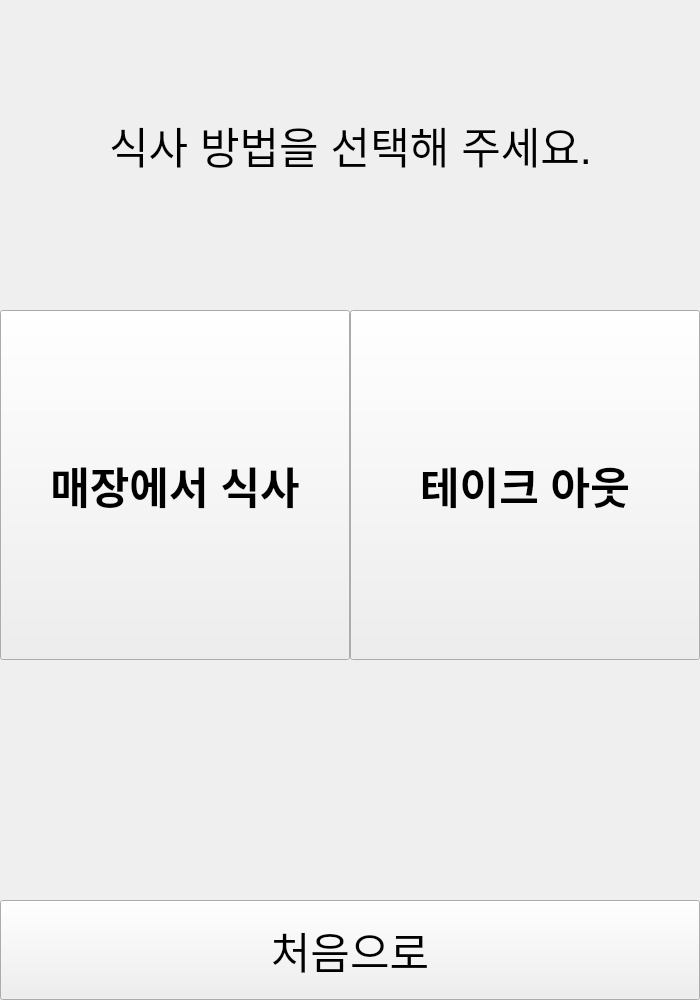
<?xml version="1.0" encoding="UTF-8"?>
<ui version="4.0">
 <class>IntroWindow</class>
 <widget class="QMainWindow" name="IntroWindow">
  <property name="geometry">
   <rect>
    <x>0</x>
    <y>0</y>
    <width>700</width>
    <height>1000</height>
   </rect>
  </property>
  <property name="minimumSize">
   <size>
    <width>700</width>
    <height>1000</height>
   </size>
  </property>
  <property name="maximumSize">
   <size>
    <width>700</width>
    <height>1000</height>
   </size>
  </property>
  <property name="windowTitle">
   <string>키오스크</string>
  </property>
  <widget class="QWidget" name="centralwidget">
   <widget class="QPushButton" name="eatHereButton">
    <property name="geometry">
     <rect>
      <x>0</x>
      <y>310</y>
      <width>350</width>
      <height>350</height>
     </rect>
    </property>
    <property name="font">
     <font>
      <pointsize>32</pointsize>
      <weight>75</weight>
      <bold>true</bold>
     </font>
    </property>
    <property name="text">
     <string>매장에서 식사</string>
    </property>
   </widget>
   <widget class="QPushButton" name="takeOutButton">
    <property name="geometry">
     <rect>
      <x>350</x>
      <y>310</y>
      <width>350</width>
      <height>350</height>
     </rect>
    </property>
    <property name="font">
     <font>
      <pointsize>32</pointsize>
      <weight>75</weight>
      <bold>true</bold>
     </font>
    </property>
    <property name="text">
     <string>테이크 아웃</string>
    </property>
   </widget>
   <widget class="QPushButton" name="goHomeButton">
    <property name="geometry">
     <rect>
      <x>0</x>
      <y>900</y>
      <width>700</width>
      <height>100</height>
     </rect>
    </property>
    <property name="font">
     <font>
      <pointsize>32</pointsize>
     </font>
    </property>
    <property name="text">
     <string>처음으로</string>
    </property>
   </widget>
   <widget class="QLabel" name="label">
    <property name="geometry">
     <rect>
      <x>10</x>
      <y>110</y>
      <width>681</width>
      <height>70</height>
     </rect>
    </property>
    <property name="font">
     <font>
      <pointsize>32</pointsize>
     </font>
    </property>
    <property name="text">
     <string>식사 방법을 선택해 주세요.</string>
    </property>
    <property name="alignment">
     <set>Qt::AlignCenter</set>
    </property>
   </widget>
  </widget>
 </widget>
 <resources/>
 <connections/>
</ui>
